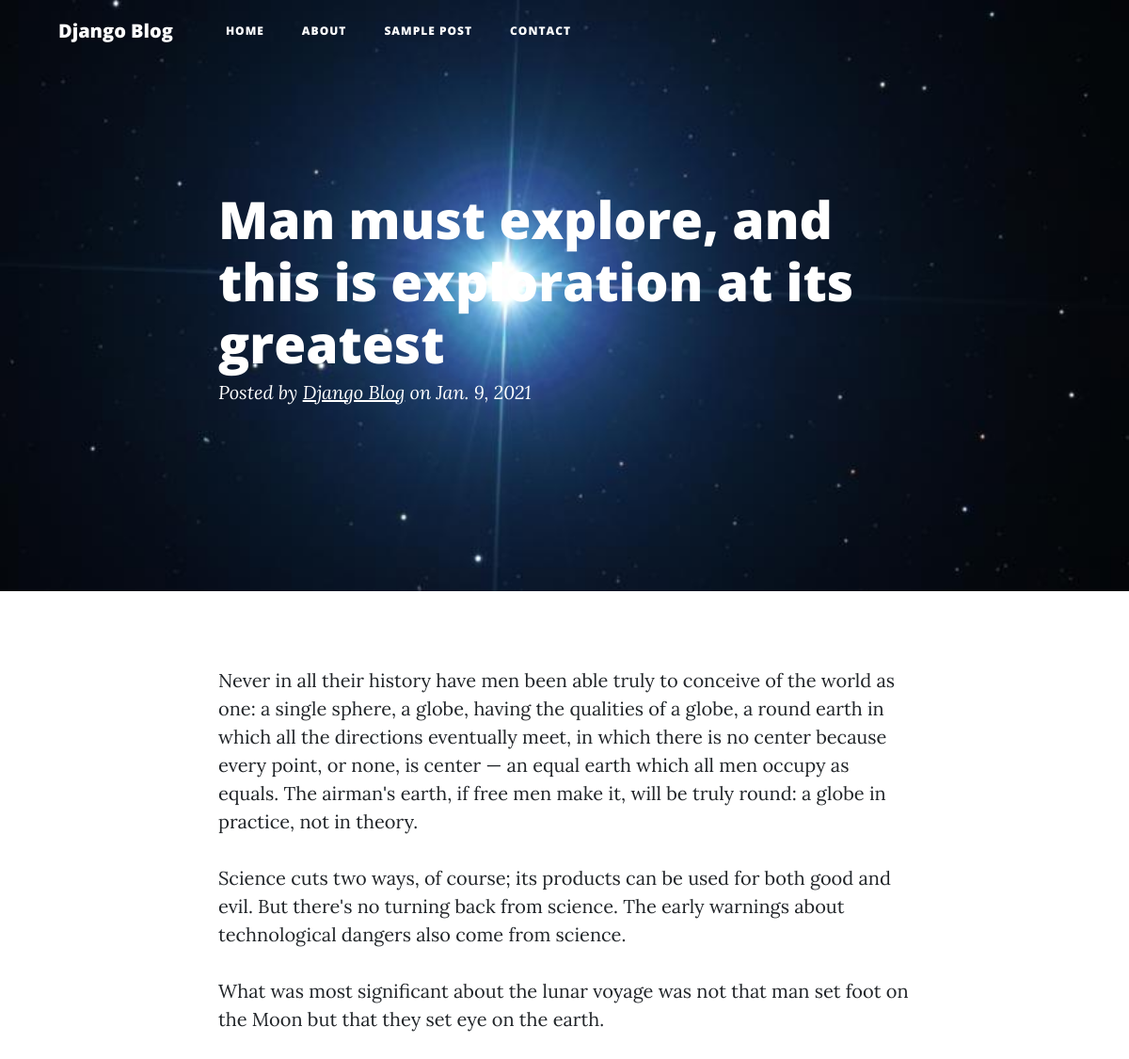
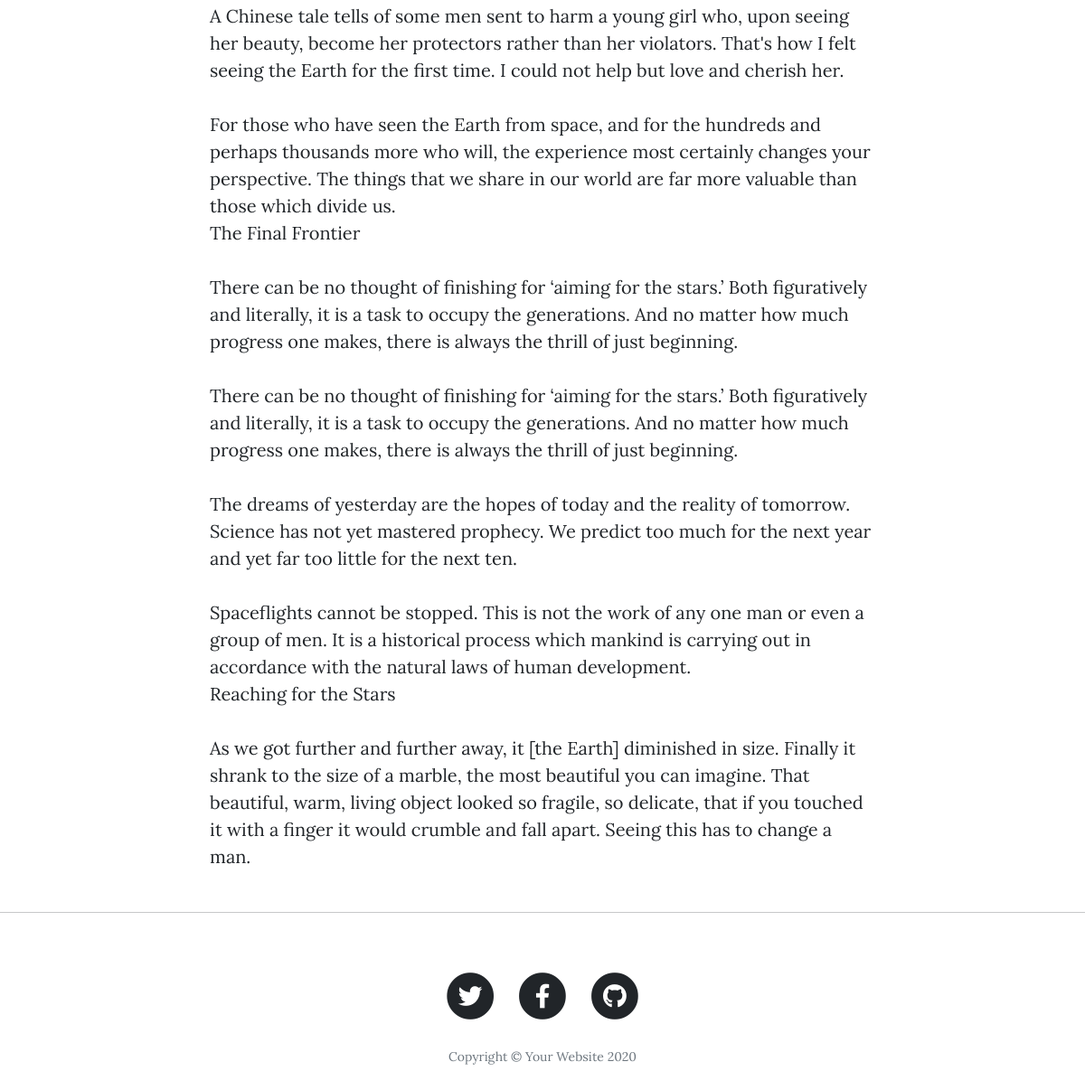
The app's page /man-must-explore-and-exploration-its-greatest with its own data (2 pictures, top to bottom).
### blog/models.py (models this page shows, shortened)
class Post(models.Model):
    title = models.CharField(max_length=150)
    slug = models.SlugField()
    image = models.ImageField()
    content = models.TextField()
    created_date = models.DateField(auto_now_add=True)

### blog/views.py (the view)
# urls.py: path('<slug:slug>', PostDetailView.as_view(), name='post-detail')
class PostDetailView(DetailView):
    model = Post
    template_name = 'post-detail.html'

### templates/post-detail.html (shortened to what this page needs)
{% extends 'base.html' %}
{% load static %}
{% block content %}
<header class="masthead" style="background-image: url('{{object.image.url}}')">
    <div class="container">
      <div class="row">
        <div class="col-lg-8 col-md-10 mx-auto">
          <div class="post-heading">
            <h1>{{object.title}}</h1>
            <span class="meta">Posted by
              <a href="#">Django Blog</a>
              on {{object.created_date}}</span>
          </div>
        </div>
      </div>
    </div>
</header>
<article>
    <div class="container">
      <div class="row">
        <div class="col-lg-8 col-md-10 mx-auto">
         <p>{{object.content|linebreaks}}</p>
        </div>
      </div>
    </div>
</article>
{% endblock content %}

### templates/base.html (shortened to what this page needs)
{% load static %}
<!DOCTYPE html>
<html lang="en">
<head>
  <link href="https://cdn.jsdelivr.net/npm/bootstrap@5.0.0-beta1/dist/css/bootstrap.min.css" rel="stylesheet">
  <link href="https://cdnjs.cloudflare.com/ajax/libs/font-awesome/5.15.1/css/all.min.css" rel="stylesheet" type="text/css">
  <link href="{% static 'css/clean-blog.min.css' %}" rel="stylesheet">
</head>
<body>
  <nav class="navbar navbar-expand-lg navbar-light fixed-top" id="mainNav">
    <div class="container">
      <a class="navbar-brand" href="\">Django Blog</a>
      <div class="collapse navbar-collapse" id="navbarResponsive">
        <ul class="navbar-nav ml-auto">
          <li class="nav-item">
            <a class="nav-link" href="\">Home</a>
          </li>
          <li class="nav-item">
            <a class="nav-link" href="about.html">About</a>
          </li>
          <li class="nav-item">
            <a class="nav-link" href="post.html">Sample Post</a>
          </li>
          <li class="nav-item">
            <a class="nav-link" href="contact.html">Contact</a>
          </li>
        </ul>
      </div>
    </div>
  </nav>
  {% block content %}
  {% endblock content %}
  <hr>
  <footer>
    <div class="container">
      <div class="row">
        <div class="col-lg-8 col-md-10 mx-auto">
          <ul class="list-inline text-center">
            <li class="list-inline-item">
              <a href="#">
                <span class="fa-stack fa-lg">
                  <i class="fas fa-circle fa-stack-2x"></i>
                  <i class="fab fa-twitter fa-stack-1x fa-inverse"></i>
                </span>
              </a>
            </li>
            <li class="list-inline-item">
              <a href="#">
                <span class="fa-stack fa-lg">
                  <i class="fas fa-circle fa-stack-2x"></i>
                  <i class="fab fa-facebook-f fa-stack-1x fa-inverse"></i>
                </span>
              </a>
            </li>
            <li class="list-inline-item">
              <a href="#">
                <span class="fa-stack fa-lg">
                  <i class="fas fa-circle fa-stack-2x"></i>
                  <i class="fab fa-github fa-stack-1x fa-inverse"></i>
                </span>
              </a>
            </li>
          </ul>
          <p class="copyright text-muted">Copyright &copy; Your Website 2020</p>
        </div>
      </div>
    </div>
  </footer>
</body>
</html>

### records on screen
Post: image (picture), title "Man must explore, and this is exploration at its greatest", created_date "Jan. 9, 2021", content "Never in all their history have men been able truly to conceive of the world as one: a single sphere, a globe, having the qualities of a globe, a round earth in which all the directions eventually meet, in which there is no center because every point, or none, is center — an equal earth which all men occupy as equals. The airman's earth, if free men make it, will be truly round: a globe in practice, not in theory. Science cuts two ways, of course; its products can be used for both good and evil. But there's no turning back from science. The early warnings about technological dangers also come from science. What was most significant about the lunar voyage was not that man set foot on the…"
